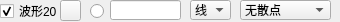
                   <widget class="QWidget" name="widget_20" native="true">
                    <property name="minimumSize">
                     <size>
                      <width>0</width>
                      <height>22</height>
                     </size>
                    </property>
                    <property name="maximumSize">
                     <size>
                      <width>16777215</width>
                      <height>22</height>
                     </size>
                    </property>
                    <widget class="QLineEdit" name="txtValueCurve20">
                     <property name="geometry">
                      <rect>
                       <x>110</x>
                       <y>0</y>
                       <width>71</width>
                       <height>20</height>
                      </rect>
                     </property>
                     <property name="text">
                      <string/>
                     </property>
                    </widget>
                    <widget class="QRadioButton" name="rdoBoldCurve20">
                     <property name="geometry">
                      <rect>
                       <x>90</x>
                       <y>3</y>
                       <width>16</width>
                       <height>16</height>
                      </rect>
                     </property>
                     <property name="text">
                      <string/>
                     </property>
                     <property name="checked">
                      <bool>false</bool>
                     </property>
                    </widget>
                    <widget class="QCheckBox" name="chkVisibleCurve20">
                     <property name="geometry">
                      <rect>
                       <x>0</x>
                       <y>3</y>
                       <width>60</width>
                       <height>16</height>
                      </rect>
                     </property>
                     <property name="text">
                      <string>波形20</string>
                     </property>
                     <property name="checked">
                      <bool>true</bool>
                     </property>
                    </widget>
                    <widget class="QPushButton" name="btnColourCurve20">
                     <property name="geometry">
                      <rect>
                       <x>60</x>
                       <y>0</y>
                       <width>21</width>
                       <height>21</height>
                      </rect>
                     </property>
                     <property name="text">
                      <string/>
                     </property>
                    </widget>
                    <widget class="QComboBox" name="cmbLineStyle20">
                     <property name="geometry">
                      <rect>
                       <x>190</x>
                       <y>0</y>
                       <width>41</width>
                       <height>20</height>
                      </rect>
                     </property>
                     <property name="currentIndex">
                      <number>1</number>
                     </property>
                     <item>
                      <property name="text">
                       <string>点</string>
                      </property>
                     </item>
                     <item>
                      <property name="text">
                       <string>线</string>
                      </property>
                     </item>
                     <item>
                      <property name="text">
                       <string>左</string>
                      </property>
                     </item>
                     <item>
                      <property name="text">
                       <string>右</string>
                      </property>
                     </item>
                     <item>
                      <property name="text">
                       <string>中</string>
                      </property>
                     </item>
                     <item>
                      <property name="text">
                       <string>积</string>
                      </property>
                     </item>
                    </widget>
                    <widget class="QComboBox" name="cmbScatterStyle20">
                     <property name="geometry">
                      <rect>
                       <x>240</x>
                       <y>0</y>
                       <width>91</width>
                       <height>20</height>
                      </rect>
                     </property>
                     <property name="focusPolicy">
                      <enum>Qt::WheelFocus</enum>
                     </property>
                     <property name="maxVisibleItems">
                      <number>20</number>
                     </property>
                     <item>
                      <property name="text">
                       <string>无散点</string>
                      </property>
                      <property name="icon">
                       <iconset resource="res.qrc">
                        <normaloff>:/pic/ssNone.png</normaloff>:/pic/ssNone.png</iconset>
                      </property>
                     </item>
                     <item>
                      <property name="text">
                       <string>x形</string>
                      </property>
                      <property name="icon">
                       <iconset resource="res.qrc">
                        <normaloff>:/pic/ssCross.png</normaloff>:/pic/ssCross.png</iconset>
                      </property>
                     </item>
                     <item>
                      <property name="text">
                       <string>+形</string>
                      </property>
                      <property name="icon">
                       <iconset resource="res.qrc">
                        <normaloff>:/pic/ssPlus.png</normaloff>:/pic/ssPlus.png</iconset>
                      </property>
                     </item>
                     <item>
                      <property name="text">
                       <string>空心圆</string>
                      </property>
                      <property name="icon">
                       <iconset resource="res.qrc">
                        <normaloff>:/pic/ssCircle.png</normaloff>:/pic/ssCircle.png</iconset>
                      </property>
                     </item>
                     <item>
                      <property name="text">
                       <string>实心圆</string>
                      </property>
                      <property name="icon">
                       <iconset resource="res.qrc">
                        <normaloff>:/pic/ssDisc.png</normaloff>:/pic/ssDisc.png</iconset>
                      </property>
                     </item>
                     <item>
                      <property name="text">
                       <string>矩形</string>
                      </property>
                      <property name="icon">
                       <iconset resource="res.qrc">
                        <normaloff>:/pic/ssSquare.png</normaloff>:/pic/ssSquare.png</iconset>
                      </property>
                     </item>
                     <item>
                      <property name="text">
                       <string>菱形</string>
                      </property>
                      <property name="icon">
                       <iconset resource="res.qrc">
                        <normaloff>:/pic/ssDiamond.png</normaloff>:/pic/ssDiamond.png</iconset>
                      </property>
                     </item>
                     <item>
                      <property name="text">
                       <string>星形</string>
                      </property>
                      <property name="icon">
                       <iconset resource="res.qrc">
                        <normaloff>:/pic/ssStar.png</normaloff>:/pic/ssStar.png</iconset>
                      </property>
                     </item>
                     <item>
                      <property name="text">
                       <string>正三角</string>
                      </property>
                      <property name="icon">
                       <iconset resource="res.qrc">
                        <normaloff>:/pic/ssTriangle.png</normaloff>:/pic/ssTriangle.png</iconset>
                      </property>
                     </item>
                     <item>
                      <property name="text">
                       <string>倒三角</string>
                      </property>
                      <property name="icon">
                       <iconset resource="res.qrc">
                        <normaloff>:/pic/ssTriangleInverted.png</normaloff>:/pic/ssTriangleInverted.png</iconset>
                      </property>
                     </item>
                     <item>
                      <property name="text">
                       <string>x框</string>
                      </property>
                      <property name="icon">
                       <iconset resource="res.qrc">
                        <normaloff>:/pic/ssCrossSquare.png</normaloff>:/pic/ssCrossSquare.png</iconset>
                      </property>
                     </item>
                     <item>
                      <property name="text">
                       <string>+框</string>
                      </property>
                      <property name="icon">
                       <iconset resource="res.qrc">
                        <normaloff>:/pic/ssPlusSquare.png</normaloff>:/pic/ssPlusSquare.png</iconset>
                      </property>
                     </item>
                     <item>
                      <property name="text">
                       <string>x圆</string>
                      </property>
                      <property name="icon">
                       <iconset resource="res.qrc">
                        <normaloff>:/pic/ssCrossCircle.png</normaloff>:/pic/ssCrossCircle.png</iconset>
                      </property>
                     </item>
                     <item>
                      <property name="text">
                       <string>+圆</string>
                      </property>
                      <property name="icon">
                       <iconset resource="res.qrc">
                        <normaloff>:/pic/ssPlusCircle.png</normaloff>:/pic/ssPlusCircle.png</iconset>
                      </property>
                     </item>
                     <item>
                      <property name="text">
                       <string>和平</string>
                      </property>
                      <property name="icon">
                       <iconset resource="res.qrc">
                        <normaloff>:/pic/ssPeace.png</normaloff>:/pic/ssPeace.png</iconset>
                      </property>
                     </item>
                    </widget>
                   </widget>
